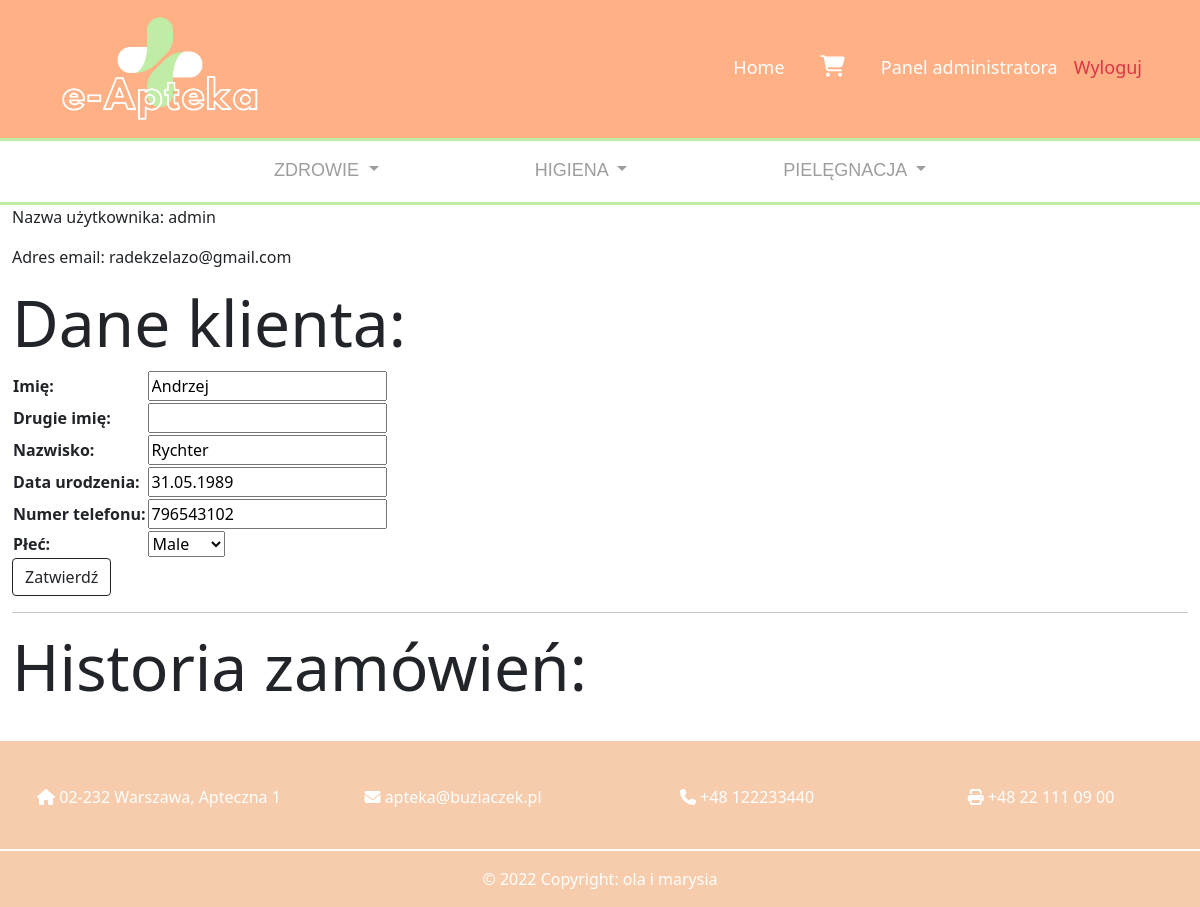
The page /user/ (signed in) on the database its author committed.
### core/models.py (models this page shows, shortened)
class Category(models.Model):
    name = models.CharField(max_length=30)
    class Meta:
        verbose_name_plural = "Categories"

class Customer(models.Model):
    MALE = 'm'
    FEMALE = 'f'
    GENDER_CHOICES = (
        (MALE, 'Male'),
        (FEMALE, 'Female'),
    )
    first_name = models.CharField(max_length=30, help_text="Customer's first name")
    second_name = models.CharField(max_length=30, null=True, blank=True, help_text="Customer's second name")
    last_name = models.CharField(max_length=30, help_text="Customer's last name")
    date_of_birth = models.DateField(validators=[validate_date], help_text="Customer's date of birth")
    phone_number = models.CharField(max_length=9, validators=[validate_phone_number],
                                    help_text="Customer's phone number")
    gender = models.CharField(max_length=1, choices=GENDER_CHOICES, help_text="Customer's gender")
    user = models.OneToOneField(to=settings.AUTH_USER_MODEL, on_delete=models.CASCADE,
                             help_text="User account associated with this customer")

### core/views.py (the view, shortened to what this page needs)
# urls.py: path('user/', views.UserView.as_view(), name='user')
class UserView(View):
    def get(self, request):
        user = request.user
        if hasattr(user, "customer"):
            customer = user.customer
            customer_form = CustomerForm(instance=customer)
            logging.debug(customer)
        else:
            customer = None
            customer_form = CustomerForm()
        orders = Order.objects.filter(user=user).order_by("-date")
        context = {"user": user, "customer": customer, "customer_form": customer_form, "orders": orders}
        return render(request, template_name="core/user.html", context=context)

### core/forms.py
class CustomerForm(forms.ModelForm):
    def __init__(self, *args, **kwargs):
        super().__init__(*args, **kwargs)
        for fieldname in self.Meta.fields:
            self.fields[fieldname].help_text = None
    class Meta:
        model = Customer
        fields = ["first_name", "second_name", "last_name",
                  "date_of_birth", "phone_number", "gender"]
        labels = {
            "first_name": "Imię",
            "second_name": "Drugie imię",
            "last_name": "Nazwisko",
            "date_of_birth": "Data urodzenia",
            "phone_number": "Numer telefonu",
            "gender": "Płeć"
        }

### core/context_processors.py (called while the page is built)
def categories_context(request):
    categories = [Category.objects.get(name="Zdrowie"),
                  Category.objects.get(name="Higiena"),
                  Category.objects.get(name="Pielęgnacja")]
    return {"categories": categories}

### templates/core/user.html (shortened to what this page needs)
{% extends "base.html" %}
{% block content %}
  <p>Nazwa użytkownika: {{ user.username }}</p>
  {% if user.email %}
  <p>Adres email: {{ user.email }}</p>
  {% else %}
  <p>Adres email: brak</p>
  {% endif %}
  <h3 class="display-3">Dane klienta:</h3>
  {% if customer %}
    <form action="" method="post">
    <table>
    {{ customer_form.as_table }}
    </table>
    <input type="submit" value="Zatwierdź" class="btn btn-outline-dark" id="confirm">
    </form>
  {% else %}
  <h4>Brak danych</h4>
  {% endif %}
  <hr>
  <h3 class="display-3">Historia zamówień:</h3>
{% endblock %}

### templates/base.html (shortened to what this page needs)
{% load static %}
<!DOCTYPE html>
<html lang="en">
<head>
  <link href="https://cdn.jsdelivr.net/npm/bootstrap@5.1.3/dist/css/bootstrap.min.css" rel="stylesheet">
</head>
<body class="d-flex flex-column min-vh-100">
<nav class="navbar navbar-expand-lg bg-dark justify-content-between" id="nav1" style="background-color: #FFB085 !important; padding-right: 50px; padding-left: 35px; border-bottom:solid 3px #C0EDA6 ">
  <a class="navbar-brand" href="/">
    <img id="logo" alt="Website logo" src="/static/img/logo1.png" width="250px" >
    </a>
    <ul class="navbar-nav">
      <li class="nav-item">
        <a class="nav-link" href="{% url 'core:index' %}">Home</a>
      </li>
      <li class="nav-item">
        <a class="nav-link" href="{% url 'core:cart' %}">
          <i class="fas fa-shopping-cart" style="padding-left: 20px; padding-right: 20px; font-size: 1.2em"></i>
        </a>
      </li>
      {% if user.is_authenticated %}
        {% if user.is_staff %}
        <li class="nav-item">
          <a class="nav-link" href="{% url 'admin:index' %}">Panel administratora</a>
        </li>
        {% else %}
        <li class="nav-item">
          <a class="nav-link" href="{% url 'core:user' %}">Moje konto</a>
        </li>
        {% endif %}
        <li class="nav-item">
          <a class="nav-link text-danger" href="{% url 'account_logout' %}">Wyloguj</a>
        </li>
    {% else %}
        <li class="nav-item">
          <a class="nav-link" href="{% url 'account_login' %}">Zaloguj</a>
        </li>
    {% endif %}
      </ul>
</nav>
<nav class="navbar navbar-expand-lg bg-light justify-content-center" id="nav2">
  <ul class="navbar-nav">
    {% for category in categories %}
    <li class="nav-item dropdown" style="padding-left: 70px; padding-right:70px ">
      <a class="nav-link dropdown-toggle" href="#" data-bs-toggle="dropdown" aria-expanded="false">
        {{ category.name | upper }}
      </a>
    </li>
    {% endfor %}
    </ul>
</nav>
<div class="container-fluid">
  {% block content %}
  {% endblock content %}
</div>
<footer class="mt-auto">
  <div id="footer" class="container-fluid text-center p-4" style="margin-top: 10px; margin-right:0px;  color: white; background-color: #F7CCAC; border-bottom: solid 2px white; border-top: solid 2px white">
    <div class="row" style="margin-top:20px">
      <div class="col">
        <p><i class="fa fa-home" aria-hidden="true"></i> 02-232 Warszawa, Apteczna 1</p>
      </div>
      <div class="col">
        <p><i class="fa fa-envelope" aria-hidden="true"></i> apteka@buziaczek.pl</p>
      </div>
      <div class="col">
        <p><i class="fa fa-phone" aria-hidden="true"></i> +48 122233440</p>
      </div>
      <div class="col">
        <p><i class="fa fa-print" aria-hidden="true"></i>  +48 22 111 09 00</p>
      </div>
    </div>
  </div>
  <div class=" md:mb-0 container-fluid text-center p-3" style="background-color: #F7CCAC; color: white;">
    © 2022 Copyright: ola i marysia
  </div>
</footer>
</body>
</html>

### templates/base.html (style rules this page uses)
#nav1 a { font-size: 18px; color: white; text-align: center; text-decoration: none; }
.nav-item::after { content: ''; display: block; width: 0px; height: 2px; background: #C0EDA6; transition: 0.4s }
#nav2 { background-color: white !important; font-family: Arial; border-bottom:solid 3px #C0EDA6; }
#nav2 a { font-size: 18px; color: #9d9d9d; text-decoration: none; text-align: center; background-color: white; }

### rows shown on the page
Category: name "ZDROWIE"
Category: name "HIGIENA"
Category: name "PIELĘGNACJA"
Customer: first_name "Andrzej", last_name "Rychter", date_of_birth "31.05.1989", phone_number "796543102", gender "Male"

### other values the page prints
{{ user.username }} "admin"
{{ user.email }} "radekzelazo@gmail.com"
